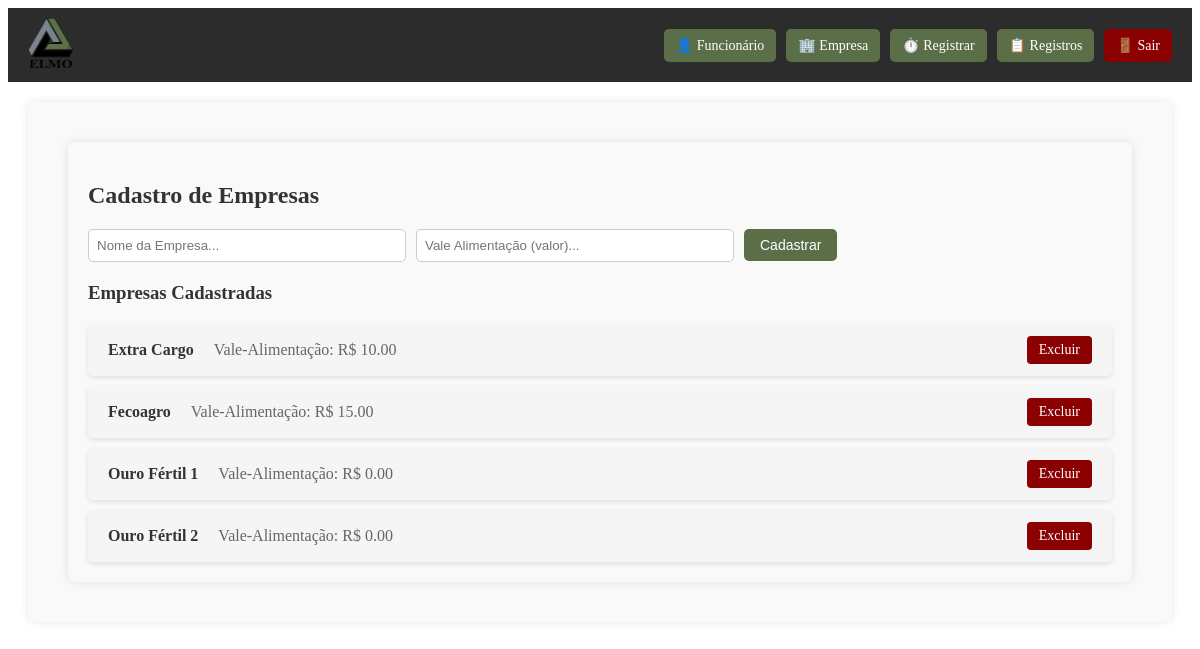
The app's page /cadastro_empresa (signed in), older data.
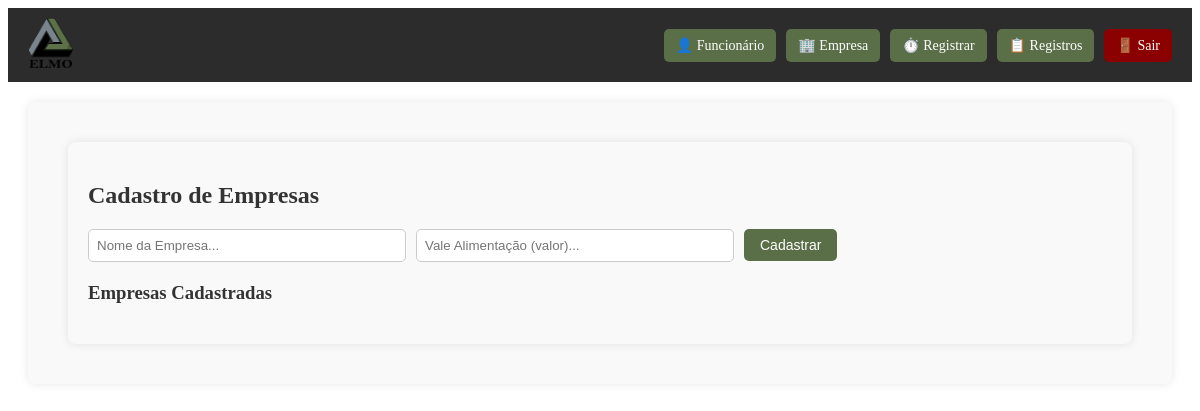
The same page, newer data.
### models.py (models this page shows)
class Empresa(db.Model):
    id = db.Column(db.Integer, primary_key=True)
    nome = db.Column(db.String(100), nullable=False)
    vale_alimentacao = db.Column(db.Float, nullable=False)

### app.py (the view, shortened to what this page needs)
@app.route("/cadastro_empresa", methods=["GET", "POST"])
def cadastro_empresa():
    if not session.get("usuario_logado"):
        return redirect(url_for("login"))
    empresas = Empresa.query.order_by(Empresa.nome.asc()).all()
    return render_template("cadastro_empresa.html", empresas=empresas)

### templates/cadastro_empresa.html (shortened to what this page needs)
{% extends "base.html" %}
{% block content %}
<div class="container">
    <h2>Cadastro de Empresas</h2>
    <form method="POST" class="form-cadastro">
        <input type="text" name="nome" placeholder="Nome da Empresa..." required>
        <input type="text" name="vale_alimentacao" placeholder="Vale Alimentação (valor)..." required>
        <button type="submit" class="btn">Cadastrar</button>
    </form>
    <h3>Empresas Cadastradas</h3>
    <div class="empresa-card">
      {% for item in empresas %}
      <div class="empresa-item">
          <span class="empresa-nome">{{ item.nome }}</span>
          <span class="empresa-vale">Vale-Alimentação: R$ {{ "%.2f"|format(item.vale_alimentacao|float) }}</span>
          <a href="{{ url_for('excluir_empresa', id=item.id) }}" class="btn-excluir">Excluir</a>
      </div>
      {% endfor %}
  </div>
</div>
{% endblock %}

### templates/base.html (shortened to what this page needs)
<!DOCTYPE html>
<html lang="pt-BR">
<head>
    <link rel="stylesheet" href="{{ url_for('static', filename='style.css') }}">
</head>
<body>
    <header class="navbar">
        <div class="logo">
            <img src="{{ url_for('static', filename='elmo_logo.png') }}" alt="Logo Elmo" height="60">
        </div>
        <div class="menu">
            <a href="{{ url_for('cadastro_funcionario') }}" class="btn">👤 Funcionário</a>
            <a href="{{ url_for('cadastro_empresa') }}" class="btn">🏢 Empresa</a>
            <a href="{{ url_for('registro') }}" class="btn">⏱️ Registrar</a>
            <a href="{{ url_for('lista_registros') }}" class="btn">📋 Registros</a>
            <a href="{{ url_for('logout') }}" class="btn logout-btn">🚪 Sair</a>
        </div>
    </header>
    <main class="container">
        {% block content %}{% endblock %}
    </main>
</body>
</html>

### static/style.css (style rules this page uses)
.navbar { display: flex; align-items: center; justify-content: space-between; background-color: #2c2c2c; padding: 10px 20px; flex-wrap: wrap; }
.logo img { height: 50px; }
.menu { display: flex; gap: 10px; align-items: center; margin-left: auto; }
.btn { color: white; text-decoration: none; background-color: #5a6f47; padding: 8px 12px; border-radius: 5px; font-size: 14px; transition: background-color 0.3s; }
.logout-btn { background-color: #8b0000; }
.container { padding: 20px; background-color: #f9f9f9; margin: 20px; border-radius: 8px; box-shadow: 0 0 10px rgba(0,0,0,0.1); }
h2, h3 { color: #333; }
.form-cadastro { margin-bottom: 20px; display: flex; gap: 10px; align-items: center; }
.form-cadastro input[type="text"] { padding: 8px; width: 300px; border: 1px solid #ccc; border-radius: 5px; }
.form-cadastro .btn { background-color: #5a6f47; color: white; border: none; padding: 8px 16px; border-radius: 5px; cursor: pointer; }
h2 { margin-bottom: 20px; color: #333; }
form { display: flex; flex-wrap: wrap; gap: 10px; align-items: center; }
a.btn, a.btn-green { text-decoration: none; }

Row changes from the older to the newer data that the page shows:
removed Empresa: nome "Extra Cargo", vale_alimentacao "10.00"
removed Empresa: nome "Fecoagro", vale_alimentacao "15.00"
removed Empresa: nome "Ouro Fértil 1", vale_alimentacao "0.00"
removed Empresa: nome "Ouro Fértil 2", vale_alimentacao "0.00"
